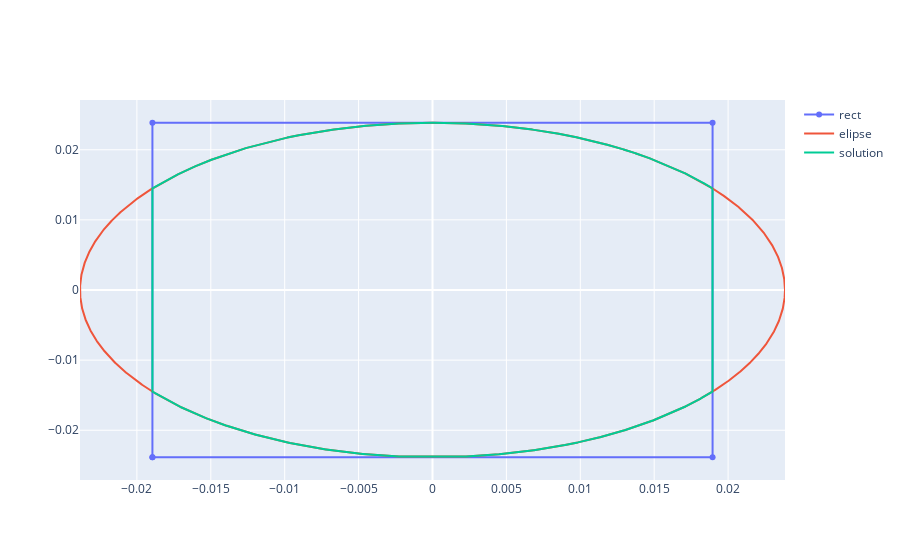

Notebook cell for this chart:
### Code cell
plot_aperture(tool.aperture_data.aper_b1, 24.134369)

### Figure 1 — Plotly figure (JSON) as saved in the notebook; plotly's stock layout.template omitted (floating-point values rounded to 4 significant figures; data arrays with more than 128 entries replaced by an {"elided": "..."} marker saying what was removed)
{"data": [{"name": "rect", "type": "scatter", "x": [-0.01895, 0.01895, 0.01895, -0.01895, -0.01895], "y": [-0.02385, -0.02385, 0.02385, 0.02385, -0.02385]}, {"name": "elipse", "type": "scatter", "x": {"elided": "10000 float values"}, "y": {"elided": "10000 float values"}}, {"name": "solution", "type": "scatter", "x": {"elided": "5847 float values"}, "y": {"elided": "5847 float values"}}], "layout": {}}
